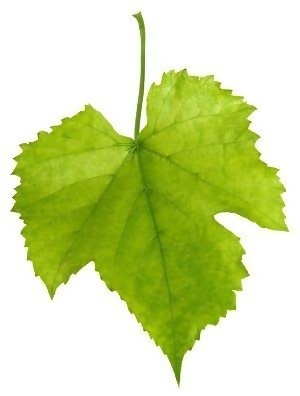
#> input picture backend/storage/uploads/1737feae-28d5-439b-85f8-1fe1f79461ef/original.jpg, 300 x 396 px; its folder holds only this picture in this run
$ python -i classical_cv.py   (imports and definitions only)
#> lines starting #> are read from the running program, lines starting #| are printed output that depends on the picture; after the words box and inside, x2 and y2 are one past the last pixel; in counts of white or black regions, pixels touching at a corner belong together
"""Classical OpenCV segmentation: leaf-vs-background, then lesion-vs-healthy-tissue.

This is the DEFAULT, working-today segmentation backend. It is a heuristic,
not a learned model — accuracy varies with lighting, lesion type (e.g. a
powdery-mildew coating segments differently than rust pustules or blight
patches), and background clutter. See docs/segmentation_upgrade.md for the
honest limitations write-up and the staged U-Net upgrade path.

Pipeline:
  1. Leaf mask: HSV threshold over typical leaf hues (green/brown/yellow),
     cleaned with an OPEN-then-CLOSE morphology pass (erode away spatially
     uncorrelated false positives — background clutter, noise — before
     filling small gaps within whatever coherent region survives), then
     largest-connected-component selection, to isolate the leaf from
     background (soil, hand, other leaves) and from non-leaf inputs
     entirely (a flat non-leaf color or visual noise should end up with
     ~0% leaf coverage, not accidentally pass as "leaf").
  2. Lesion mask (within the leaf only): Lab color space is used because
     necrotic/chlorotic lesions separate from healthy green tissue much more
     cleanly on the `a` (green-red) channel than in RGB/HSV alone. Otsu
     thresholding on `a` (restricted to leaf pixels) is unioned with a
     secondary HSV brown/yellow/black lesion-color range, then cleaned with
     morphological opening/closing and a minimum-connected-component-area
     filter to drop micro-noise specks.
  3. % infected = lesion_pixels / leaf_pixels * 100, computed only over the
     leaf mask (never the background) — the biologically meaningful
     denominator.
"""
import cv2
import numpy as np

from app.ml.segmentation.base import SegmentationBackend, SegmentationResult

_MIN_COMPONENT_AREA_FRACTION = 0.0005  # drop connected components smaller than this fraction of the leaf area


# [82 lines left out: functions _largest_component_mask, _build_leaf_mask, _build_lesion_mask, not called in this run]


# [17 lines that did not run here, left out]

>>> import cv2
>>> picture = cv2.cvtColor(cv2.imread('../../../storage/uploads/1737feae-28d5-439b-85f8-1fe1f79461ef/original.jpg'), cv2.COLOR_BGR2RGB)
>>> result = _build_leaf_mask(picture)
#> in _build_leaf_mask, `hsv = cv2.cvtColor(rgb_image, cv2.COLOR_RGB2HSV)`: hsv: shape (396, 300, 3); mean H, S, V 20, 94, 221.3
#> in _build_leaf_mask, `hue_mask = cv2.inRange(hsv, lower, upper)`:
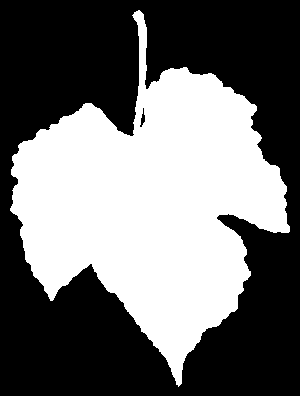
#> hue_mask: shape (396, 300); 43% white; 1 white region, box (x1, y1, x2, y2) and area: (10, 10, 290, 387) 51114
#> in _build_leaf_mask, `cleaned = cv2.morphologyEx(hue_mask, cv2.MORPH_OPEN, open_kernel, iter..`: cleaned: shape (396, 300); 43% white; 1 white region, box (x1, y1, x2, y2) and area: (10, 10, 290, 386) 51080
#> in _build_leaf_mask, `cleaned = cv2.morphologyEx(cleaned, cv2.MORPH_CLOSE, close_kernel, ite..`:
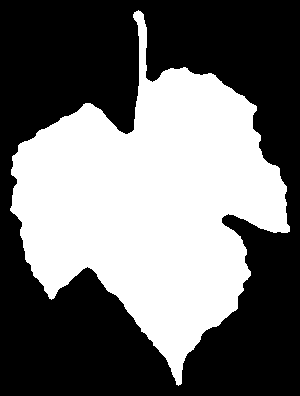
#> cleaned: shape (396, 300); 43.3% white; 1 white region, box (x1, y1, x2, y2) and area: (10, 10, 290, 386) 51406
#> in _largest_component_mask, `num_labels, labels, stats, _ = cv2.connectedComponentsWithStats(mask.a..`: num_labels = 2; stats = [[0, 0, 300, 396, 67394], [10, 10, 280, 376, 51406]]
#> in _largest_component_mask, `largest_label = 1 + int(np.argmax(stats[1:, cv2.CC_STAT_AREA]))`: largest_label = 1
